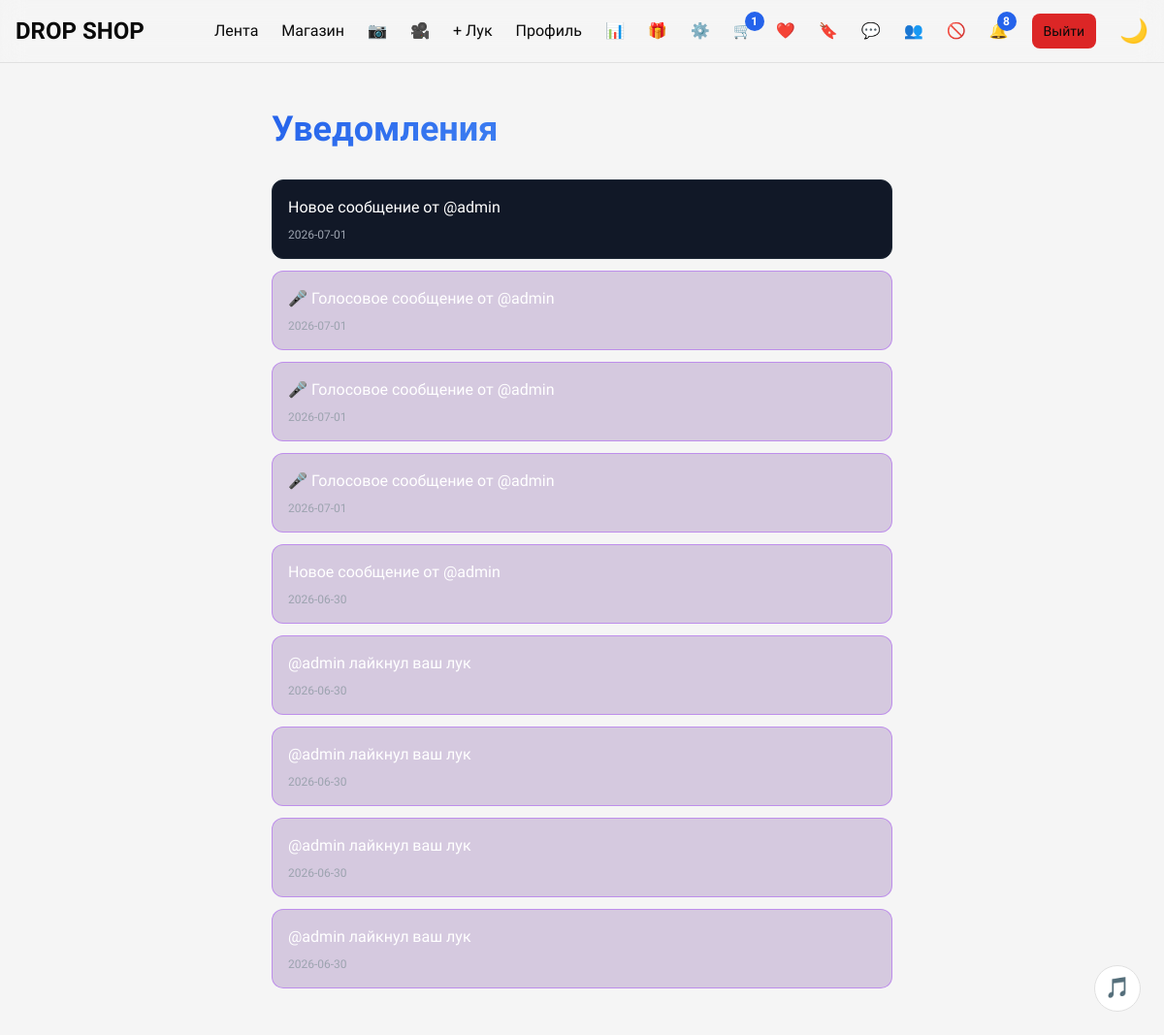
Page /notifications (signed in) on the committed database.
### tables this page shows
CREATE TABLE notifications (
            id INTEGER PRIMARY KEY AUTOINCREMENT,
            user_id INTEGER NOT NULL,
            content TEXT NOT NULL,
            link TEXT,
            is_read INTEGER DEFAULT 0,
            created_at TIMESTAMP DEFAULT CURRENT_TIMESTAMP
        );

### app.py (the view)
@app.route('/notifications')
def notifications():
    if 'user_id' not in session:
        return redirect('/login')
    conn = get_db()
    notifs = conn.execute("SELECT * FROM notifications WHERE user_id=? ORDER BY created_at DESC LIMIT 50",
                          (session['user_id'],)).fetchall()
    conn.close()
    return render_template('notifications.html', notifications=notifs)

### app.py (called while the page is built)
@app.context_processor
def inject_notification_count():
    if 'user_id' in session:
        conn = get_db()
        count = conn.execute("SELECT COUNT(*) FROM notifications WHERE user_id=? AND is_read=0",
                             (session['user_id'],)).fetchone()[0]
        conn.close()
        return {'unread_notifications': count}
    return {'unread_notifications': 0}

@app.context_processor
def inject_cart_count():
    if 'user_id' in session:
        conn = get_db()
        count = conn.execute("SELECT COUNT(*) FROM cart_items WHERE user_id=?",
                             (session['user_id'],)).fetchone()[0]
        conn.close()
        return {'cart_count': count}
    return {'cart_count': 0}

@app.context_processor
def inject_wishlist_count():
    if 'user_id' in session:
        conn = get_db()
        count = conn.execute("SELECT COUNT(*) FROM wishlist WHERE user_id=?",
                             (session['user_id'],)).fetchone()[0]
        conn.close()
        return {'wishlist_count': count}
    return {'wishlist_count': 0}

@app.context_processor
def inject_bookmarks_count():
    if 'user_id' in session:
        conn = get_db()
        count = conn.execute("SELECT COUNT(*) FROM post_bookmarks WHERE user_id=?",
                             (session['user_id'],)).fetchone()[0]
        conn.close()
        return {'bookmarks_count': count}
    return {'bookmarks_count': 0}

### templates/notifications.html
{% extends "base.html" %}
{% block content %}
<div class="max-w-2xl mx-auto px-4 py-12">
    <h1 class="text-4xl font-black mb-8 gradient-text">Уведомления</h1>
    {% if notifications %}
        <div class="space-y-3">
            {% for notif in notifications %}
            <a href="/notifications/read/{{ notif.id }}" class="block bg-gray-900 rounded-xl p-4 border {% if notif.is_read == 0 %}border-purple-500/50 bg-purple-900/20{% else %}border-gray-800{% endif %} transition hover:bg-gray-800">
                <p class="text-white">{{ notif.content }}</p>
                <p class="text-xs text-gray-400 mt-2">{{ notif.created_at[:10] }}</p>
            </a>
            {% endfor %}
        </div>
    {% else %}
        <div class="text-center py-20">
            <p class="text-6xl mb-4">🔔</p>
            <p class="text-2xl font-bold">Уведомлений пока нет</p>
        </div>
    {% endif %}
</div>
{% endblock %}

### templates/base.html (style rules this page uses)
:root { --bg: #0a0a0a; --text: #ffffff; --accent: #3B82F6; --card-bg: #111111; --border: #2a2a2a; }
[data-theme="light"] { --bg: #f5f5f5; --text: #0a0a0a; --accent: #2563EB; --card-bg: #ffffff; --border: #e0e0e0; }
body { font-family: 'Unbounded', sans-serif; background: var(--bg); color: var(--text); transition: background 0.4s, color 0.4s; padding-bottom: 80px; }
@media (min-width: 768px) { body { padding-bottom: 0; } }
.gradient-text { background: linear-gradient(135deg, var(--accent), #60A5FA); -webkit-background-clip: text; -webkit-text-fill-color: transparent; }

### rows in the picture
notifications: content "Новое сообщение от @admin", created_at "2026-07-01"
notifications: content "🎤 Голосовое сообщение от @admin", created_at "2026-07-01"
notifications: content "🎤 Голосовое сообщение от @admin", created_at "2026-07-01"
notifications: content "🎤 Голосовое сообщение от @admin", created_at "2026-07-01"
notifications: content "Новое сообщение от @admin", created_at "2026-06-30"
notifications: content "@admin лайкнул ваш лук", created_at "2026-06-30"
notifications: content "@admin лайкнул ваш лук", created_at "2026-06-30"
notifications: content "@admin лайкнул ваш лук", created_at "2026-06-30"
notifications: content "@admin лайкнул ваш лук", created_at "2026-06-30"

### other values in the picture
{{ cart_count }} "1"
{{ unread_notifications }} "8"
